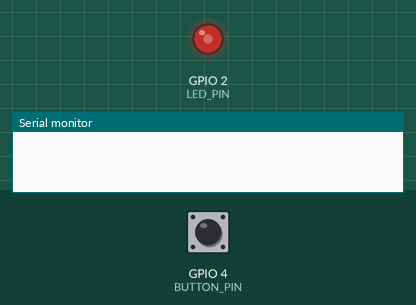
This program was run on a simulated ESP32. On the bench: output pins drawn as LEDs (lit = HIGH), the last lines printed to the serial monitor. Inputs (shaded band) come from the test bench; at power-on: GPIO 4 (BUTTON_PIN) HIGH.

Above: at 1.2 s.
1.3 s: GPIO 4 (BUTTON_PIN) pulled LOW for 0.15 s
At 1.95 s:
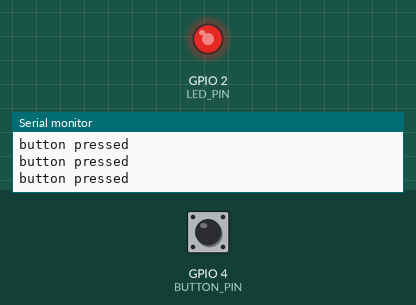
4.3 s: GPIO 4 (BUTTON_PIN) pulled LOW for 1 s
At 4.66 s:
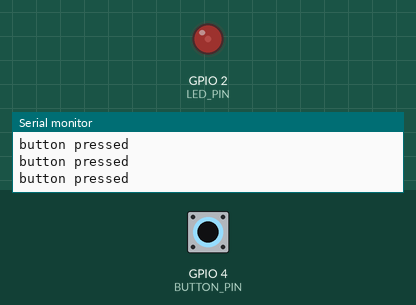
Timing chart, 0 to 13.3 s (numbered marks = the images above; inputs shaded):
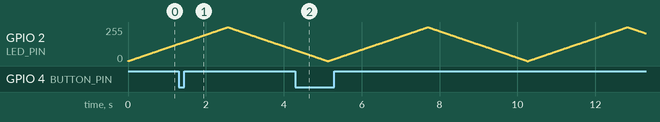

The program:

main.cpp
```cpp
// BAI 1a - LED fading, KHONG ngat (polling): nut phan hoi tre vi loop() dang ban
#include <Arduino.h>
#include "pwm_compat.h"

#define BUTTON_PIN 4
#define LED_PIN 2

void setup() {
  Serial.begin(115200);
  pinMode(BUTTON_PIN, INPUT_PULLUP);
  pwmBegin(LED_PIN, 0, 5000, 8);
}

void loop() {
  for (int b = 0; b <= 255; b++) {
    pwmWrite(LED_PIN, 0, b);
    if (digitalRead(BUTTON_PIN) == LOW) Serial.println("button pressed");
    delay(10);
  }
  for (int b = 255; b >= 0; b--) {
    pwmWrite(LED_PIN, 0, b);
    if (digitalRead(BUTTON_PIN) == LOW) Serial.println("button pressed");
    delay(10);
  }
}
```

pwm_compat.h
```cpp
#pragma once
#include <Arduino.h>

// Chay duoc ca Arduino-ESP32 core 2.x va 3.x
#if defined(ESP_ARDUINO_VERSION_MAJOR) && ESP_ARDUINO_VERSION_MAJOR >= 3
  inline void pwmBegin(uint8_t pin, uint8_t ch, uint32_t freq, uint8_t bits) { ledcAttach(pin, freq, bits); }
  inline void pwmWrite(uint8_t pin, uint8_t ch, uint32_t duty)               { ledcWrite(pin, duty); }
#else
  inline void pwmBegin(uint8_t pin, uint8_t ch, uint32_t freq, uint8_t bits) { ledcSetup(ch, freq, bits); ledcAttachPin(pin, ch); }
  inline void pwmWrite(uint8_t pin, uint8_t ch, uint32_t duty)               { ledcWrite(ch, duty); }
#endif
```
